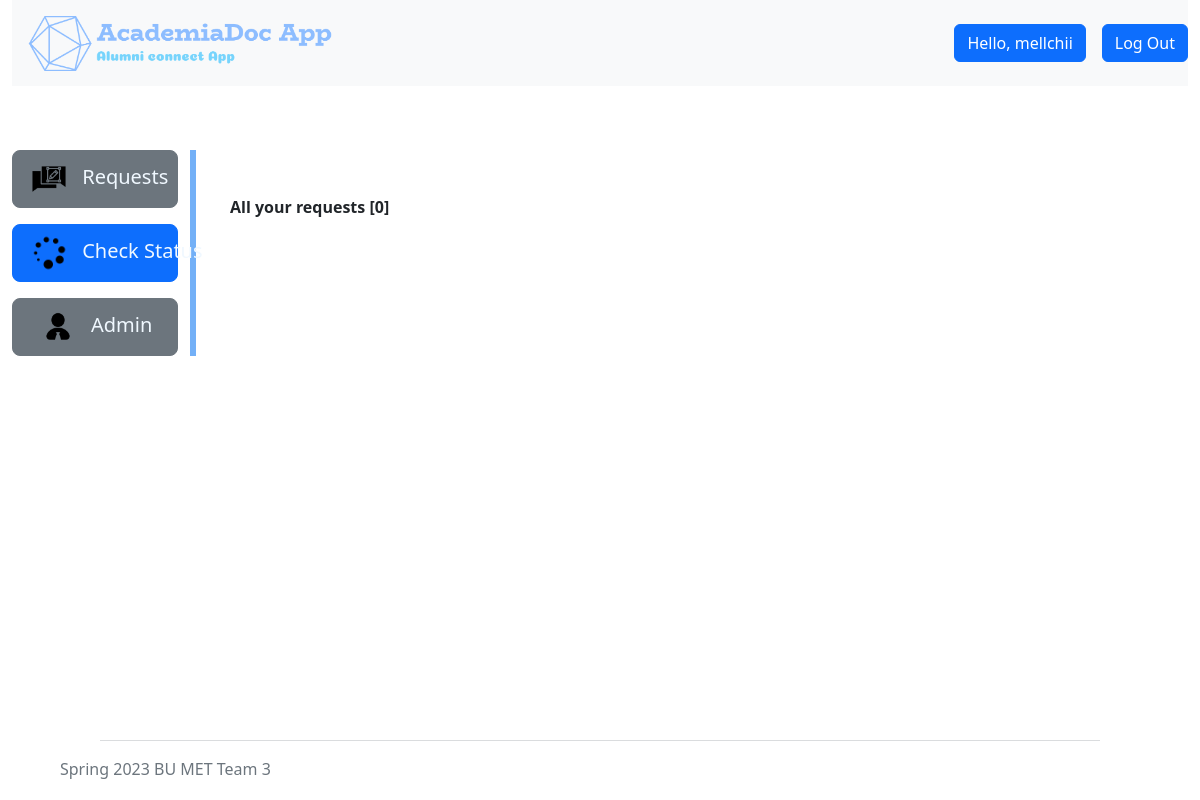
The page /status/ (signed in) on the database as committed earlier.
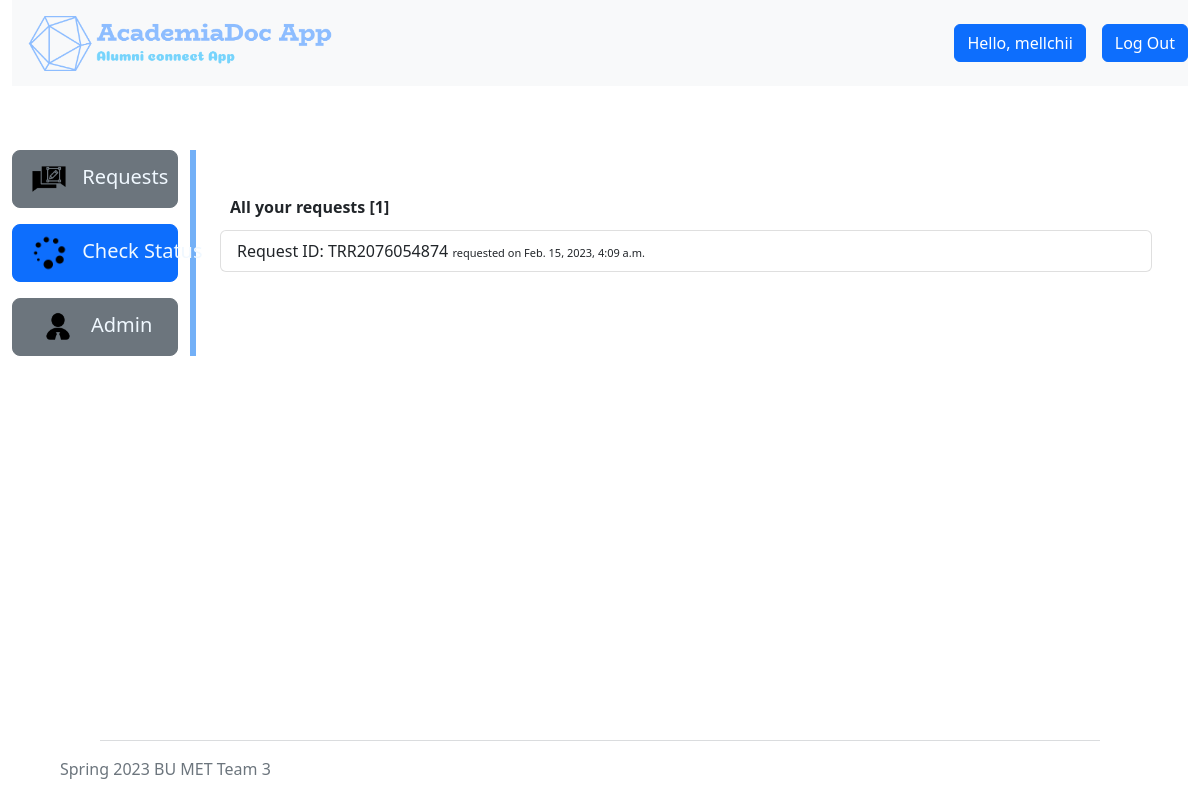
The same page on the database as committed later.
### academiadocapp/models.py (models this page shows, shortened)
class Requests(models.Model):
    def create_new_ref_no():
        not_unique = True
        while not_unique:
            unique_ref = random.randint(1000000000, 9999999999)
            if not Requests.objects.filter(reference=unique_ref):
                not_unique = False
        return str(unique_ref)
    STATUS = [
        ('SU', 'Submitted'),
        ('AP', 'Approved'),
        ('PR', 'Processed'),
        ('CO', 'Completed'),
        ('CL', 'Closed'),
    ]
    PURPOSE = [
        ('PE', 'Personal'),
        ('OF', 'Official'),
    ]
    creator = models.ForeignKey(settings.AUTH_USER_MODEL, on_delete=models.CASCADE)
    reference = models.CharField(max_length=10, blank=True, unique=True, default=create_new_ref_no)
    delivery_email = models.EmailField(max_length=254)
    purpose = models.CharField(max_length=2, choices=PURPOSE, default='OF',)
    agreement = models.BooleanField()
    status = models.CharField(max_length=2, choices=STATUS, default='SU', )
    date = models.DateTimeField(auto_now_add=True)
    approve_date = models.DateTimeField(blank=True, null=True)
    process_date = models.DateTimeField(blank=True, null=True)
    complete_date = models.DateTimeField(blank=True, null=True)
    close_date = models.DateTimeField(blank=True, null=True)
    class Meta:
        ordering = ['-date']

### academiadocapp/views.py (the view)
# urls.py: path('status/', views.status, name='status'),
def status(request):
    user = request.user
    transcript_requests = Requests.objects.filter(creator=user).all()
    count = Requests.objects.filter(creator=user).count()
    context = {
        'requests' : transcript_requests,
        'count' : count
    }
    return render(request, "academiadocapp/status.html", context)

### academiadocapp/templates/academiadocapp/status.html (shortened to what this page needs)
{% extends "base.html" %} {% load static %} {% block content %}
<div class="row" style="margin-top: 4rem">
  <div class="col-2" style="border-right: 6px solid rgb(115, 176, 247)">
    <div class="d-flex flex-column">
      <div>
        <button
          class="btn btn-secondary btn-lg"
          style="width: -webkit-fill-available"
        >
          <div class="d-none d-lg-block">
            <a
              class="text-decoration-none hidden-sm"
              href="{% url 'transcript' %}"
              style="color: aliceblue; white-space: nowrap"
            >
              <img
                class="pe-2"
                src="{% static 'icons/request.png' %}"
                alt="request"
                height="40"
              />
              Requests
            </a>
          </div>
        </button>
      </div>
      <div style="padding-top: 1rem">
        <button
          class="btn btn-primary btn-lg"
          style="width: -webkit-fill-available"
        >
          <div class="d-none d-lg-block">
            <a
              class="text-decoration-none hidden-sm"
              href="{% url 'status' %}"
              style="color: aliceblue; white-space: nowrap"
            >
              <img
                class="pe-2"
                src="{% static 'icons/status.png' %}"
                alt=""
                height="40"
              />
              Check Status
            </a>
          </div>
        </button>
      </div>
      <div style="padding-top: 1rem">
        <button
          class="btn btn-secondary btn-lg"
          style="width: -webkit-fill-available"
        >
          <div class="d-none d-lg-block">
            <a
              class="text-decoration-none hidden-sm"
              href="{% url 'admin-page' %}"
              style="color: aliceblue; white-space: nowrap"
            >
              <img
                class="pe-2"
                src="{% static 'icons/admin.png' %}"
                alt=""
                height="40"
              />
              Admin
            </a>
          </div>
        </button>
      </div>
    </div>
  </div>
  <div class="col-10">
    <div class="container">
      <div class="row mt-5">
        <div class="col-md-12">
          <div>
            <div
              class="d-flex flex-row justify-content-between align-items-center order"
            >
                <h6 style="font-weight: bold; padding: 0px 0px 5px 10px;">All your requests [{{ count }}]</h4>
            </div>
            <div class="list-group">
                {% for request in requests %}
              <a id="request-{{ request.id }}" onclick="show_details(event, {{ request.id }})" class="list-group-item list-group-item-action request-item">
                Request ID: TRR{{ request.reference }} <span class="date">requested on {{ request.date }}</span>
              </a>
              {% endfor %}
            </div>
          </div>
        </div>
      </div>
    </div>
  </div>
</div>
{% endblock %}

Rows that differ between the two databases and show on the page:
added Requests: reference "2076054874", date "Feb. 15, 2023, 4:09 a.m."
Other text that changed with them:
{{ count }}: "0" → "1"
